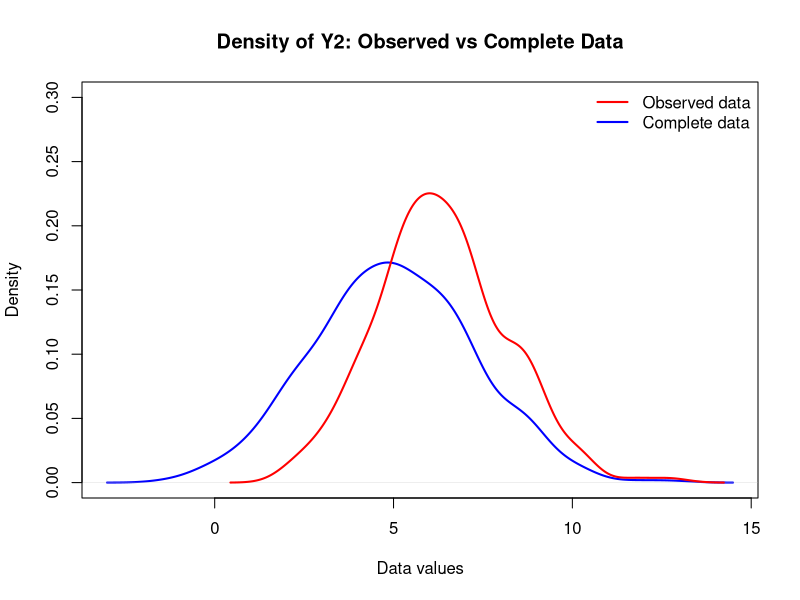

Here is the R script that generated this plot:
## This file contains the solution for the first assignment in
## Incomplete Data Analysis(MATH11185) by Evangelos Antypas (s2449453)
##-----------------------------------------------------------------------------
##-----------------------------------------------------------------------------
## Question 3
##-----------------------------------------------------------------------------
## Part 3a

## Seed for reproducibility
set.seed(1)

## Sample size
n <- 500

## We have that Z1,Z2,Z3 are i.i.d standard normal variables
## Simulation
Z1 <- rnorm(n)
Z2 <- rnorm(n)
Z3 <- rnorm(n)


## We obtain Y1,Y2
## Complete data set 
Y1 <- 1 + Z1
Y2 <- 5 + 2*Z1 + Z2

## We will now impose missingness on Y2 based on the condition ::
## a(Y1-1) + b(Y2-5) + Z3 < 0, a,b are given parameters
a <- 2
b <- 0 

## Defining the condition
cond <- a*(Y1-1) + b*(Y2-5) + Z3

## Boolean vector
cond <- (cond<0)

## Obtaining the observed Y2, i.e. after the missing values have been imposed
Y2_obs <- Y2[cond==FALSE]

## Visualization of the marginal of Y2 for complete and observed data
plot(density(Y2), lwd = 2, col = 'blue', xlab = 'Data values',
main = 'Density of Y2: Observed vs Complete Data', ylim = c(0,0.3))
lines(density(Y2_obs), lwd = 2, col = "red")

legend('topright',legend = c('Observed data', 'Complete data'), 
       col = c('red','blue'), lty = c(1,1), lwd = c(2,2),bty ="n")
##-----------------------------------------------------------------------------
## Part 3b
## We perform imputation by stochastic regression
